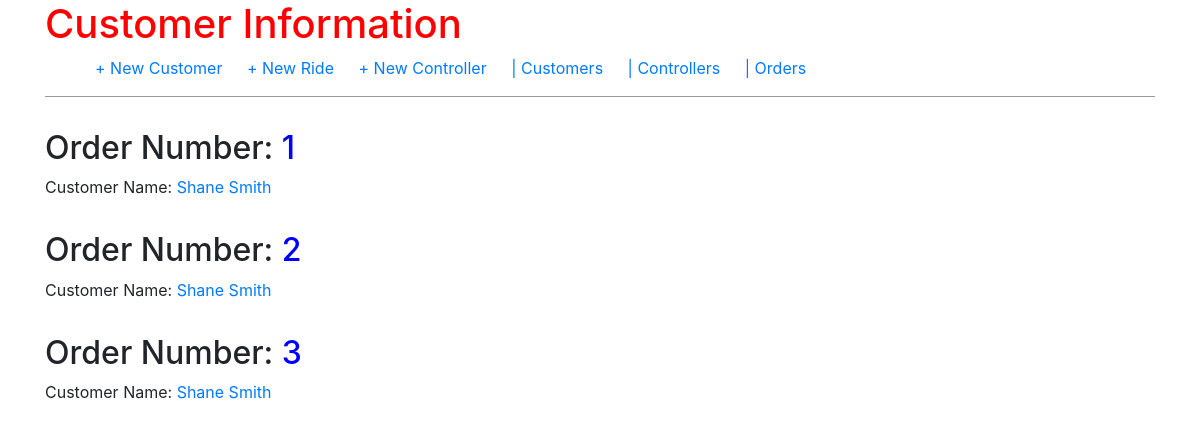
Page /order/ on the earlier database version.
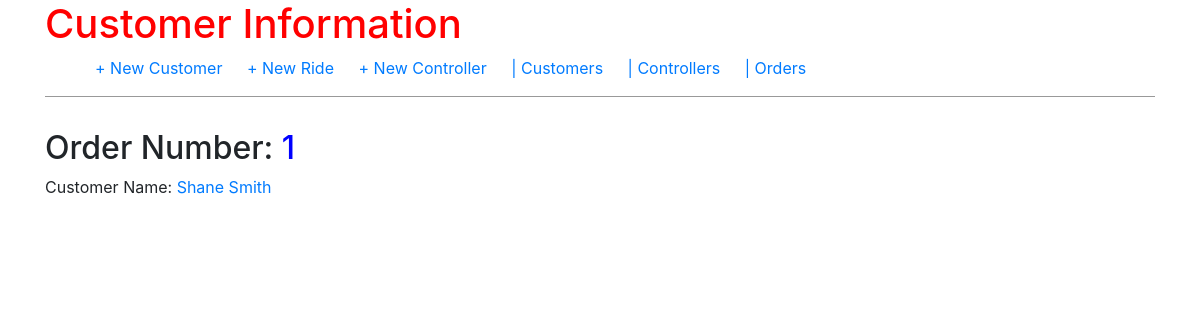
Same page on the later database version.
### orders/models.py (models this page shows, shortened)
class Order(models.Model):
    order_number = models.AutoField(primary_key=True)
    customer_number = models.ForeignKey(Customer, on_delete=models.CASCADE, related_name='orders')
    date_created = models.DateField(auto_now_add=True)
    last_updated = models.DateField(auto_now=True)
    description = models.CharField(max_length=200, null=True, blank=True)
    ride = models.ForeignKey(Ride, on_delete=models.CASCADE, related_name='orders', null=True)

class Customer(models.Model):
    customer_name = models.CharField(max_length=100)
    customer_phone_number = models.CharField(max_length=10)
    customer_email = models.EmailField()
    customer_business_name = models.CharField(max_length=200)
    def __str__(self):
        return self.customer_name

### orders/views.py (the view)
# urls.py: path('order/', views.OrderListView.as_view(), name='order_list'),
class OrderListView(ListView):
    model = Order
    template_name = 'order_list.html'

### templates/order_list.html
{% extends 'base.html' %}
{% block content %}
{% for order in object_list %}
<div class="post-entry">
    <h2>Order Number: <a href="{% url 'order_detail' order.pk %}">{{ order.order_number }}</a></h2>Customer Name: <a href="{% url 'customer_detail' order.customer_number.pk %}"> {{ order.customer_number }}</a> </h2>
</div>
{% endfor %}
{% endblock content %}

Differences in the rows shown:
removed Order: order_number "2", customer_number "Shane Smith"
removed Order: order_number "3", customer_number "Shane Smith"
